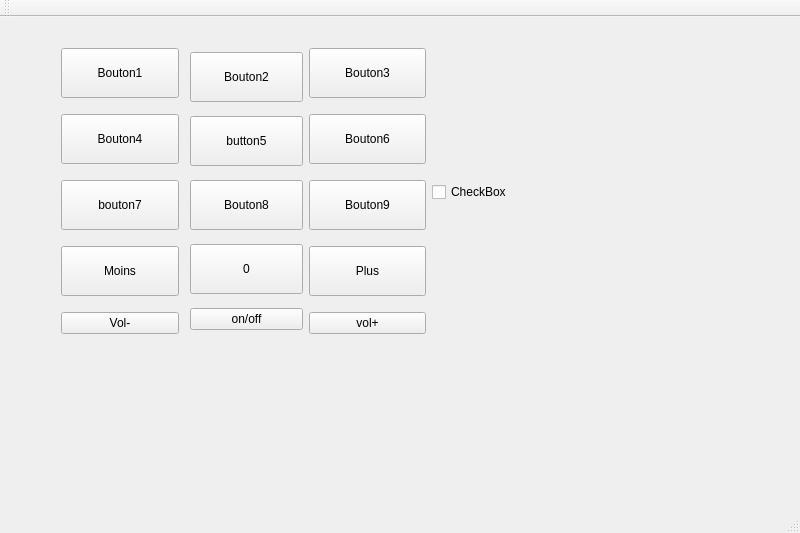
<?xml version="1.0" encoding="UTF-8"?>
<ui version="4.0">
 <class>MainWindow</class>
 <widget class="QMainWindow" name="MainWindow">
  <property name="enabled">
   <bool>true</bool>
  </property>
  <property name="geometry">
   <rect>
    <x>0</x>
    <y>0</y>
    <width>800</width>
    <height>533</height>
   </rect>
  </property>
  <property name="maximumSize">
   <size>
    <width>800</width>
    <height>533</height>
   </size>
  </property>
  <property name="windowTitle">
   <string>MainWindow</string>
  </property>
  <widget class="QWidget" name="centralWidget">
   <property name="minimumSize">
    <size>
     <width>800</width>
     <height>480</height>
    </size>
   </property>
   <widget class="QWidget" name="horizontalLayoutWidget">
    <property name="geometry">
     <rect>
      <x>50</x>
      <y>10</y>
      <width>511</width>
      <height>331</height>
     </rect>
    </property>
    <layout class="QHBoxLayout" name="horizontalLayout">
     <item>
      <layout class="QVBoxLayout" name="verticalLayout" stretch="0,0,0,0,0">
       <item>
        <widget class="QPushButton" name="pushButton_1">
         <property name="minimumSize">
          <size>
           <width>5</width>
           <height>50</height>
          </size>
         </property>
         <property name="text">
          <string>Bouton1</string>
         </property>
        </widget>
       </item>
       <item>
        <widget class="QPushButton" name="pushButton_4">
         <property name="minimumSize">
          <size>
           <width>0</width>
           <height>50</height>
          </size>
         </property>
         <property name="text">
          <string>Bouton4</string>
         </property>
        </widget>
       </item>
       <item>
        <widget class="QPushButton" name="pushButton_7">
         <property name="minimumSize">
          <size>
           <width>0</width>
           <height>50</height>
          </size>
         </property>
         <property name="text">
          <string>bouton7</string>
         </property>
        </widget>
       </item>
       <item>
        <widget class="QPushButton" name="pushButtonMoins">
         <property name="minimumSize">
          <size>
           <width>0</width>
           <height>50</height>
          </size>
         </property>
         <property name="text">
          <string>Moins</string>
         </property>
        </widget>
       </item>
       <item>
        <widget class="QPushButton" name="pushButtonVolmoins">
         <property name="text">
          <string>Vol-</string>
         </property>
        </widget>
       </item>
      </layout>
     </item>
     <item>
      <layout class="QVBoxLayout" name="verticalLayout_3">
       <property name="spacing">
        <number>0</number>
       </property>
       <property name="sizeConstraint">
        <enum>QLayout::SetMaximumSize</enum>
       </property>
       <property name="leftMargin">
        <number>5</number>
       </property>
       <item>
        <widget class="QPushButton" name="pushButton_2">
         <property name="minimumSize">
          <size>
           <width>0</width>
           <height>50</height>
          </size>
         </property>
         <property name="text">
          <string>Bouton2</string>
         </property>
        </widget>
       </item>
       <item>
        <widget class="QPushButton" name="pushButton_5">
         <property name="minimumSize">
          <size>
           <width>0</width>
           <height>50</height>
          </size>
         </property>
         <property name="text">
          <string>button5</string>
         </property>
        </widget>
       </item>
       <item>
        <widget class="QPushButton" name="pushButton_8">
         <property name="minimumSize">
          <size>
           <width>0</width>
           <height>50</height>
          </size>
         </property>
         <property name="text">
          <string>Bouton8</string>
         </property>
        </widget>
       </item>
       <item>
        <widget class="QPushButton" name="pushButton_0">
         <property name="minimumSize">
          <size>
           <width>0</width>
           <height>50</height>
          </size>
         </property>
         <property name="text">
          <string>0</string>
         </property>
        </widget>
       </item>
       <item>
        <widget class="QPushButton" name="pushButtonOnOff">
         <property name="text">
          <string>on/off</string>
         </property>
        </widget>
       </item>
      </layout>
     </item>
     <item>
      <layout class="QVBoxLayout" name="verticalLayout_2">
       <item>
        <widget class="QPushButton" name="pushButton_3">
         <property name="minimumSize">
          <size>
           <width>0</width>
           <height>50</height>
          </size>
         </property>
         <property name="text">
          <string>Bouton3</string>
         </property>
        </widget>
       </item>
       <item>
        <widget class="QPushButton" name="pushButton_6">
         <property name="minimumSize">
          <size>
           <width>0</width>
           <height>50</height>
          </size>
         </property>
         <property name="text">
          <string>Bouton6</string>
         </property>
        </widget>
       </item>
       <item>
        <widget class="QPushButton" name="pushButton_9">
         <property name="minimumSize">
          <size>
           <width>0</width>
           <height>50</height>
          </size>
         </property>
         <property name="text">
          <string>Bouton9</string>
         </property>
        </widget>
       </item>
       <item>
        <widget class="QPushButton" name="pushButtonPlus">
         <property name="minimumSize">
          <size>
           <width>0</width>
           <height>50</height>
          </size>
         </property>
         <property name="text">
          <string>Plus</string>
         </property>
        </widget>
       </item>
       <item>
        <widget class="QPushButton" name="pushButtonVolUp">
         <property name="text">
          <string>vol+</string>
         </property>
        </widget>
       </item>
      </layout>
     </item>
     <item>
      <layout class="QHBoxLayout" name="horizontalLayout_2">
       <item>
        <widget class="QCheckBox" name="checkBox">
         <property name="text">
          <string>CheckBox</string>
         </property>
        </widget>
       </item>
      </layout>
     </item>
    </layout>
   </widget>
  </widget>
  <widget class="QMenuBar" name="menuBar">
   <property name="geometry">
    <rect>
     <x>0</x>
     <y>0</y>
     <width>800</width>
     <height>23</height>
    </rect>
   </property>
  </widget>
  <widget class="QToolBar" name="mainToolBar">
   <attribute name="toolBarArea">
    <enum>TopToolBarArea</enum>
   </attribute>
   <attribute name="toolBarBreak">
    <bool>false</bool>
   </attribute>
  </widget>
  <widget class="QStatusBar" name="statusBar"/>
 </widget>
 <layoutdefault spacing="6" margin="11"/>
 <resources/>
 <connections>
  <connection>
   <sender>checkBox</sender>
   <signal>stateChanged(int)</signal>
   <receiver>pushButton_1</receiver>
   <slot>click()</slot>
   <hints>
    <hint type="sourcelabel">
     <x>497</x>
     <y>206</y>
    </hint>
    <hint type="destinationlabel">
     <x>112</x>
     <y>81</y>
    </hint>
   </hints>
  </connection>
 </connections>
</ui>
